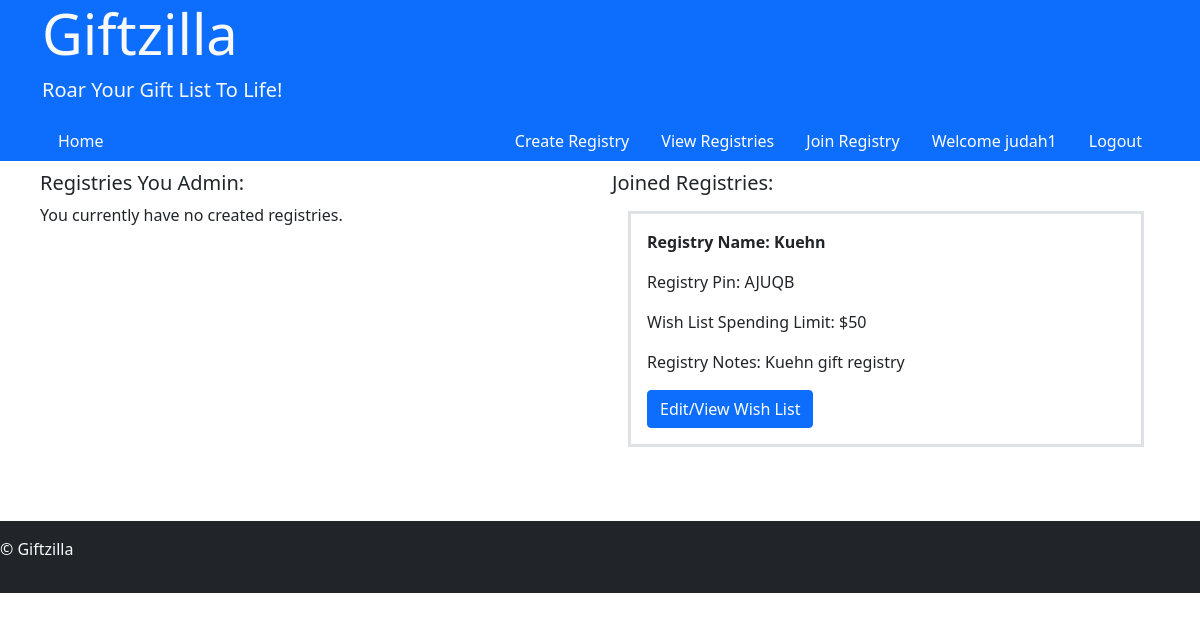
Page /user/4/viewreg (signed in) on the committed database.
### register/models.py (models this page shows, shortened)
class User(AbstractUser):
    groups = models.ManyToManyField(
        'auth.Group',
        related_name='web_users',
        blank=True,
        help_text='The groups this user belongs to. A user will get all permissions granted to each of their groups.',
        verbose_name='groups',
    )
    user_permissions = models.ManyToManyField(
        'auth.Permission',
        related_name='web_users',
        blank=True,
        help_text='Specific permissions for this user.',
        verbose_name='user permissions',
    )

### user/models.py (models this page shows, shortened)
class giftGroups(models.Model):
    groupPin = models.CharField(max_length=5)
    user = models.ForeignKey(User, on_delete=models.CASCADE)
    registry = models.ForeignKey(Registry, on_delete=models.CASCADE)

class Registry(models.Model):
    regPin = models.CharField(max_length=5)
    admin = models.ForeignKey(User, on_delete=models.CASCADE)
    regName = models.CharField(max_length=25, verbose_name="Registry Group Name:")
    urlNumCap = models.IntegerField(default=5, verbose_name="Max Number Of Gift Request:", blank=True, null=True)
    spendLimit = models.IntegerField(blank=True, null=True, verbose_name="Max Spending Limit:")
    notes = models.TextField(blank=True, null=True, verbose_name="Notes")
    regGroupCap = models.IntegerField(blank=True, null=True, verbose_name="Max Number of Group Participants:")

### user/views.py (the view)
# urls.py: path("<int:userID>/viewreg", views.viewReg, name="viewReg"),
@login_required
def viewReg(request, userID):
    if userID != request.user.id:
        return render(request, "index/404.html")
    else:
        user = User.objects.get(id=userID)
        try:
            adminRegs = Registry.objects.filter(admin=user)
        except ObjectDoesNotExist:
            adminRegs = None
        try:
            joinedRegs = giftGroups.objects.filter(user=user)
        except ObjectDoesNotExist:
            joinedRegs = None
        try:
            Gifts = Gift.objects.filter(user=user).values_list('groupPin', flat=True).distinct()
        except ObjectDoesNotExist:
            Gifts = None
        return render(request, "user/viewreg.html", {
            "adminRegs": adminRegs,
            "joinedRegs": joinedRegs,
            "gifts": Gifts,
        })

### giftzilla/templates/user/viewreg.html
{% extends 'layout.html' %}
{% block body %}
<div class="container" style="padding: 10px;">
    <div class="row">
        <div class="col">
            <div>
                <h5>Registries You Admin:</h5>
                {% if adminRegs %}
                    {% for admin in adminRegs %}
                        <div class="border border-3 border-gray p-3 m-3">
                            <p class="fw-bold">Registry Name: {{ admin.regName }}</p>
                            <p>Registry Pin: {{ admin.regPin }}</p>
                            <p>Group admin: {{ admin.admin.first_name }} {{ admin.admin.last_name }}</p>
                            <p>Individual Wish/URL Limit: {{ admin.urlNumCap }}</p>
                            <p>Registry Group Limit: {{ admin.regGroupCap }}</p>
                            <p>Registry Notes: {{ admin.notes }}</p>
                            <a class="btn btn-primary" href="{% url 'user:adminReg' groupPin=admin.regPin %}">Edit Group Info</a>
                        </div>
                    {% endfor %}
                {% else %}
                    <p>You currently have no created registries.</p>
                {% endif %}
            </div>
        </div>
        <div class="col">
            <div>
                <h5>Joined Registries:</h5>
                {% if joinedRegs %}
                    {% for join in joinedRegs %}
                        <div class="border border-3 border-gray p-3 m-3">
                            <p class="fw-bold">Registry Name: {{ join.registry.regName }}</p>
                            <p>Registry Pin: {{ join.groupPin }}</p>
                            <p>Wish List Spending Limit: ${{ join.registry.spendLimit }}</p>
                            <p>Registry Notes: {{ join.registry.notes }}</p>
                            {% if join.groupPin in gifts %}
                            <a class="btn btn-primary" href="{% url 'user:viewWishList' groupPin=join.groupPin userID=join.user.id %}">Edit/View Wish List</a>
                            {% else %}
                            <a class="btn btn-primary" href="{% url 'user:userGifts' groupPin=join.groupPin userID=join.user.id %}">Submit Your Wishlist</a>
                            {% endif %}
                        </div>
                    {% endfor %}
                {% else %}
                    <p>You currently have no joined registries.</p>
                {% endif %}
            </div>
        </div>
    </div>
</div>
{% endblock %}

### giftzilla/templates/layout.html (shortened to what this page needs)
<!DOCTYPE html>
<html lang="en">
<head>
    <link href="https://cdn.jsdelivr.net/npm/bootstrap@5.0.2/dist/css/bootstrap.min.css" rel="stylesheet">
</head>
<body>
    <header class="bg-primary text-light">
        <div class="container">
            <h1 class="display-4">Giftzilla</h1>
            <p class="lead">Roar Your Gift List To Life!</p>
            <nav class="d-flex justify-content-between align-items-center">
                <ul class="nav">
                    <li class="nav-item"><a class="nav-link" href="{% url 'index:home' %}">Home</a></li>
                </ul>
                <div>
                    {% if user.is_authenticated %}
                        <ul class="nav">
                            <li class="nav-item"><a class="nav-link" href="{% url 'user:createRegistry' %}">Create Registry</a></li>
                            <li class="nav-item"><a class="nav-link" href="{% url 'user:viewReg' userID=user.id %}">View Registries</a></li>
                            <li class="nav-item"><a class="nav-link" href="{% url 'user:regJoin' userID=user.id %}">Join Registry</a></li>
                            <li class="nav-item">
                                <a class="nav-link" href="{% url 'register:profileView' userID=user.id %}">Welcome {{ user.username }}</a>
                            </li>
                            <li class="nav-item">
                                <a class="nav-link" href="{% url 'register:logout' %}">Logout</a>
                            </li>
                        </ul>
                    {% endif %}
                </div>
            </nav>
        </div>
    </header>
   {% block body %}
   {% endblock %}
    <footer class="bg-dark text-light mt-5 py-3">
        <p>&copy; Giftzilla</p>
    </footer>
</body>
</html>

### giftzilla/templates/layout.html (style rules this page uses)
.nav-link { color: white; }

### rows in the picture
User: username "judah1"
giftGroups: registry.regName "Kuehn", groupPin "AJUQB", registry.spendLimit "50", registry.notes "Kuehn gift registry", shows "Edit/View Wish List"
